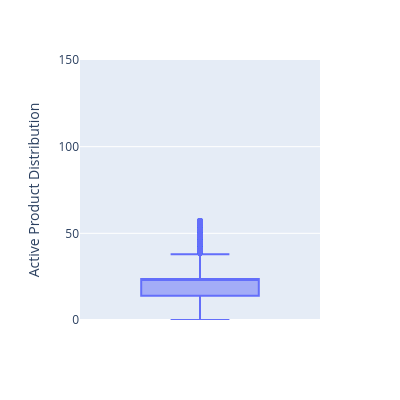

The cell this chart's notebook holds for it:
### Code cell
import plotly.express as px
fig = px.box(z, y='Active Products', hover_data= ["Active Products"], width=400, height=400)
fig.update_layout(
    yaxis = dict(range=[0, 150]),
    yaxis_title="Active Product Distribution",
    font=dict(
         size=12
    )
)
fig.show()

### Figure 1 — Plotly figure (JSON) as saved in the notebook; plotly's stock layout.template omitted (floating-point values rounded to 4 significant figures; data arrays with more than 128 entries replaced by an {"elided": "..."} marker saying what was removed)
{"data": [{"alignmentgroup": "True", "hovertemplate": "Active Products=%{y}<extra></extra>", "legendgroup": "", "marker": {"color": "#636efa"}, "name": "", "notched": false, "offsetgroup": "", "orientation": "v", "showlegend": false, "type": "box", "x0": " ", "xaxis": "x", "y": {"elided": "10000 float values"}, "y0": " ", "yaxis": "y"}], "layout": {"boxmode": "group", "font": {"size": 12}, "height": 400, "legend": {"tracegroupgap": 0}, "margin": {"t": 60}, "width": 400, "xaxis": {"anchor": "y", "domain": [0, 1]}, "yaxis": {"anchor": "x", "domain": [0, 1], "range": [0, 150], "title": {"text": "Active Product Distribution"}}}}
